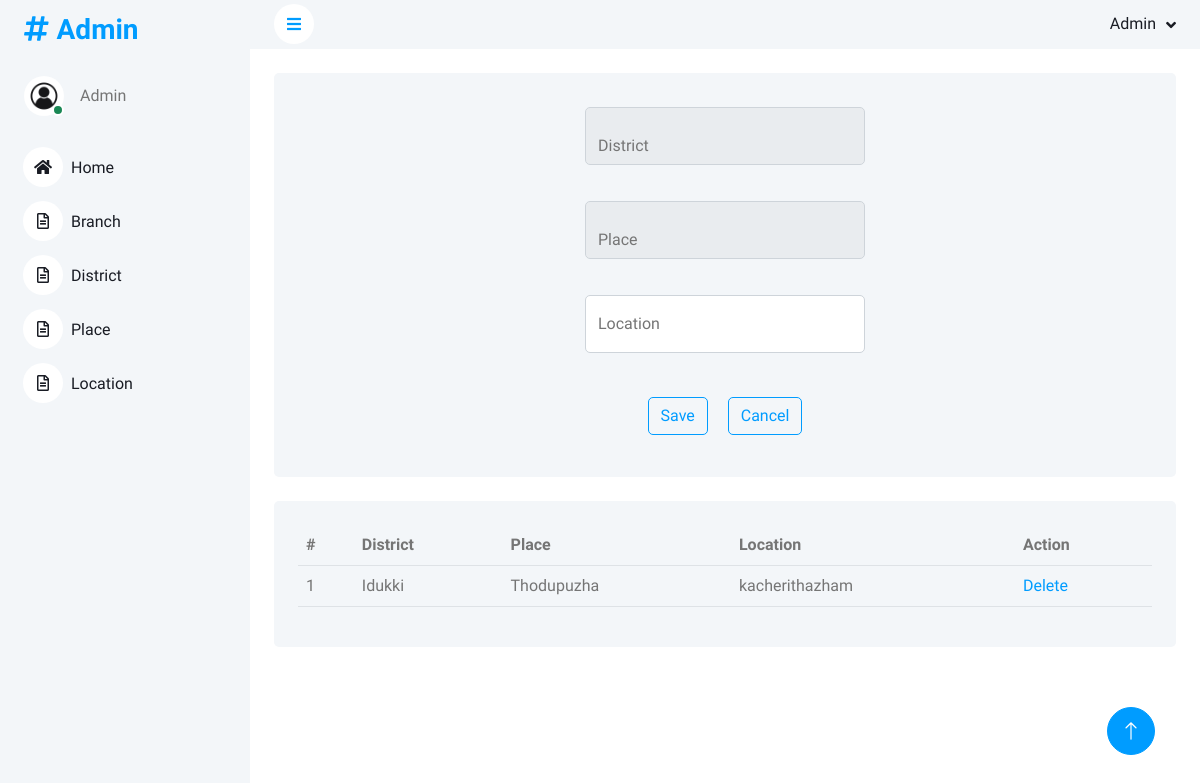
The app's page /Project/Admin/Location.php, older data.
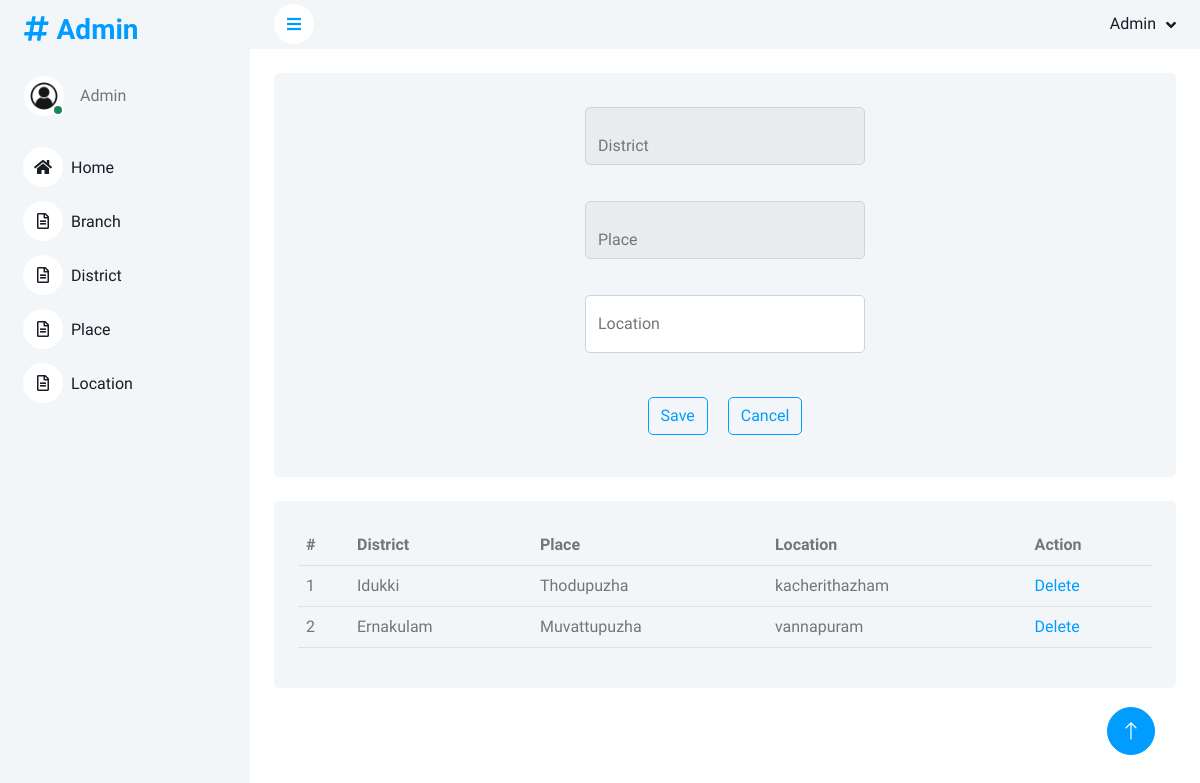
The same page, newer data.
### tables this page shows
CREATE TABLE `tbl_location` (
  `location_id` int(11) NOT NULL auto_increment,
  `location_name` varchar(100) NOT NULL,
  `place_id` int(11) NOT NULL,
  PRIMARY KEY  (`location_id`)
);

CREATE TABLE `tbl_district` (
  `district_id` int(11) NOT NULL auto_increment,
  `district_name` varchar(100) NOT NULL,
  PRIMARY KEY  (`district_id`)
);

CREATE TABLE `tbl_place` (
  `place_id` int(11) NOT NULL auto_increment,
  `place_name` varchar(100) NOT NULL,
  `district_id` int(11) NOT NULL,
  PRIMARY KEY  (`place_id`)
);

### Project/Admin/Location.php (the view, shortened to what this page needs)
<?php
include("Head.php");
?>
<!DOCTYPE html PUBLIC "-//W3C//DTD XHTML 1.0 Transitional//EN" "http://www.w3.org/TR/xhtml1/DTD/xhtml1-transitional.dtd">
<html xmlns="http://www.w3.org/1999/xhtml">
<head>
</head>
<body>
<form id="form1" name="form1" method="post" action="">
<div class="container-fluid pt-4 px-4">
<div class="bg-light rounded h-100 p-4">
  <table align="center" cellpadding="10" width="300" style="border-collapse:collapse">
    <tr>
      <td>
      <div class="form-floating mb-3">
        <select name="sel_district" id="sel_district" class="form-control" onChange="getPlace(this.value)">
          <option>District</option>
      </select></td>
    </tr>
    <tr>
      <td><div class="form-floating mb-3">
        <select name="sel_place" class="form-control" id="sel_place">
          <option>Place</option>
      </select></td>
    </tr>
    <tr>
      <td><div class="form-floating mb-3">
      <input type="text" name="sel_loc" class="form-control" placeholder="Location" id="sel_loc" autocomplete="off" required="required" />
 <label for="floatingInput">Location</label>
    </td>
    </tr>
    <tr>
      <td colspan="2"><div align="center">
        <input type="submit" name="submit" class="btn btn-outline-primary m-2" id="submit" value="Save" />
        <input type="reset" name="cancel" class="btn btn-outline-primary m-2" id="cancel" value="Cancel" />
      </div></td>
    </tr>
  </table>
</form>
</body>
  </div></div>
<div class="container-fluid pt-4 px-4">
<div class="bg-light rounded h-100 p-4">
<table width="300" class="table table-hover">
  <tr>
    <th>#</th>
    <th>District</th>
    <th>Place</th>
    <th>Location</th>
    <th>Action</th>
  </tr>
  <?php
  $i=0;
  $sel="select * from tbl_location l inner join tbl_place p on l.place_id=p.place_id inner join tbl_district d on p.district_id=d.district_id";
  $res=mysql_query($sel);
  while($row = mysql_fetch_array($res))
  {
    $i++;
    ?>
    <tr>
    <td><?php echo $i; ?></td>
    <td><?php echo $row["district_name"]; ?></td>
    <td><?php echo $row["place_name"]; ?></td>
    <td><?php echo $row["location_name"]; ?></td>
    <td><a href="Location.php?del=<?php echo $row["location_id"]; ?>">Delete</a></td>
    </tr>
    <?php
  }
  ?>
</table>
<?php
include("Foot.php");
?>
</html>

Row changes from the older to the newer data that the page shows:
added tbl_location: tbl_district.district_name "Ernakulam", place.place_name "Muvattupuzha", location_name "vannapuram"
